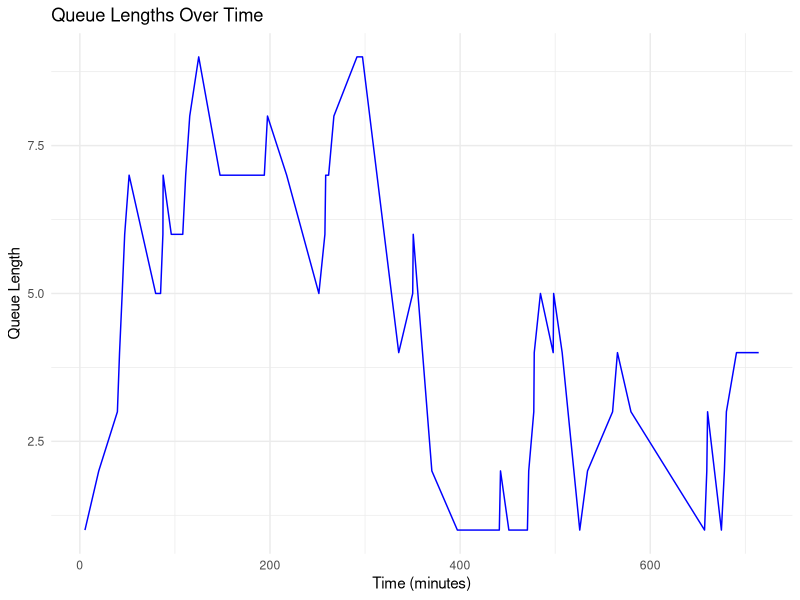
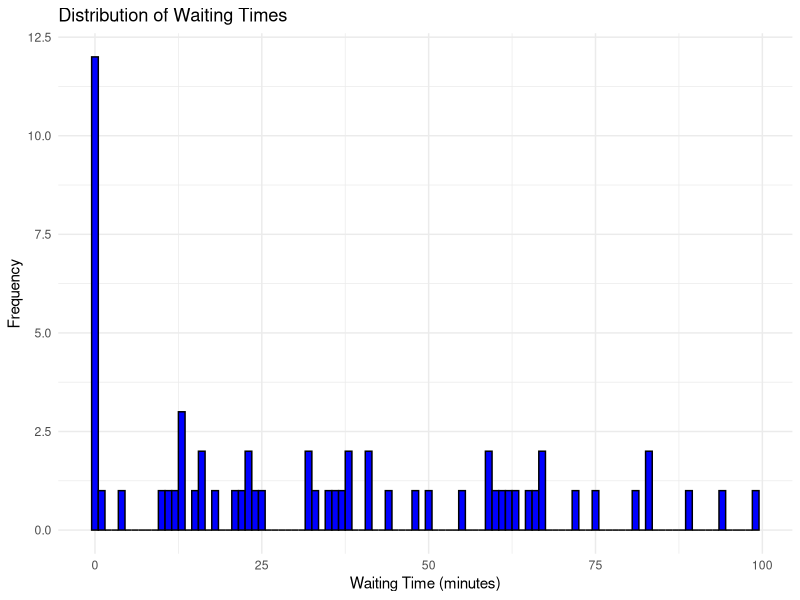

The R script that drew these images, in order:
## ---- chunk 1
# Function to generate customer arrival times dynamically
generate_arrival_times <- function(lambda_A, hours) {
  total_time <- hours * 60
  arrivals <- numeric(0)
  current_time <- 0
  while (current_time <= total_time) {
    current_time <- current_time + rexp(1, rate = lambda_A / 60)
    if (current_time <= total_time) {
      arrivals <- c(arrivals, current_time)
    }
  }
  arrivals
}

# Function to generate service times
generate_service_times <- function(num_customers, lambda_S) {
  rexp(num_customers, rate = lambda_S / 60)
}

# Function to simulate queue dynamics
simulate_queue <- function(arrivals, service_times) {
  num_customers <- length(arrivals)
  if (num_customers == 0) {
    stop("No customers arrived during the simulation period.")
  }
  
  departure_times <- numeric(num_customers)
  waiting_times <- numeric(num_customers)
  queue_lengths <- numeric(num_customers)
  down_time <- 0
  
  for (i in 1:num_customers) {
    if (i == 1 || arrivals[i] >= departure_times[i - 1]) {
      # No waiting
      waiting_times[i] <- 0
      departure_times[i] <- arrivals[i] + service_times[i]
      
      # Downtime calculation
      if (i > 1 && departure_times[i - 1] < arrivals[i]) {
        down_time <- down_time + (arrivals[i] - departure_times[i - 1])
      }
    } else {
      # Customer waits
      waiting_times[i] <- departure_times[i - 1] - arrivals[i]
      departure_times[i] <- departure_times[i - 1] + service_times[i]
    }
    
    # Queue length: count customers still waiting or being served
    queue_lengths[i] <- sum(arrivals <= arrivals[i] & departure_times > arrivals[i])
  }
  
  list(
    waiting_times = waiting_times,
    queue_lengths = queue_lengths,
    down_time = down_time
  )
}
## ---- chunk 2
# Function to compute summary metrics
compute_summary_metrics <- function(simulation_results) {
  list(
    waiting_time = list(
      mean = mean(simulation_results$waiting_times),
      median = median(simulation_results$waiting_times),
      variance = var(simulation_results$waiting_times),
      percentiles = quantile(simulation_results$waiting_times, probs = c(0.25, 0.5, 0.75))
    ),
    queue_length = list(
      mean = mean(simulation_results$queue_lengths),
      max = max(simulation_results$queue_lengths)
    ),
    downtime = list(
      total_minutes = simulation_results$down_time,
      percentage = (simulation_results$down_time / (12 * 60)) * 100
    )
  )
}

# Function to compute hourly metrics
compute_hourly_metrics <- function(arrivals, waiting_times, queue_lengths, hours) {
  hourly_metrics <- data.frame(
    hour = 1:hours,
    avg_waiting_time = tapply(waiting_times, ceiling(arrivals / 60), mean, na.rm = TRUE),
    avg_queue_length = tapply(queue_lengths, ceiling(arrivals / 60), mean, na.rm = TRUE)
  )
  hourly_metrics
}
## ---- chunk 3
library(ggplot2)

# Plot queue lengths over time
plot_queue_lengths <- function(arrivals, queue_lengths) {
  time_series <- data.frame(
    time = arrivals,
    queue_length = queue_lengths
  )
  ggplot(time_series, aes(x = time, y = queue_length)) +
    geom_line(color = "blue") +
    labs(title = "Queue Lengths Over Time", x = "Time (minutes)", y = "Queue Length") +
    theme_minimal()
}

# Plot distribution of waiting times
plot_waiting_time_distribution <- function(waiting_times) {
  ggplot(data.frame(waiting_time = waiting_times), aes(x = waiting_time)) +
    geom_histogram(binwidth = 1, fill = "blue", color = "black") +
    labs(title = "Distribution of Waiting Times", x = "Waiting Time (minutes)", y = "Frequency") +
    theme_minimal()
}

# Plot downtime during operating hours
plot_downtime <- function(down_time, hours) {
  barplot(
    down_time,
    main = "Downtime During Operating Hours",
    xlab = "Hour",
    ylab = "Downtime (minutes)",
    col = "red"
  )
}
## ---- chunk 4
# Parameters
lambda_A <- 5  # Customer arrival rate (per hour)
lambda_S <- 6  # Service rate (per hour)
hours <- 12    # Operating hours (10am - 10pm)

# Simulate arrivals and service times
arrivals <- generate_arrival_times(lambda_A, hours)
service_times <- generate_service_times(length(arrivals), lambda_S)

# Run queue simulation
simulation_results <- simulate_queue(arrivals, service_times)

# Compute performance metrics
summary_metrics <- compute_summary_metrics(simulation_results)
hourly_metrics <- compute_hourly_metrics(arrivals, simulation_results$waiting_times, simulation_results$queue_lengths, hours)

# Visualize results
plot_queue_lengths(arrivals, simulation_results$queue_lengths)
plot_waiting_time_distribution(simulation_results$waiting_times)
